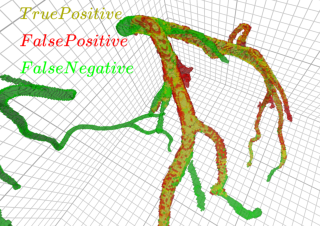

Source code (Python):
import numpy as np
import k3d
from k3d.headless import k3d_remote, get_headless_driver
import pathlib

path = pathlib.Path(__file__).parent.resolve()


def generate():
    plot = k3d.plot(screenshot_scale=1.0, camera_auto_fit=False)
    headless = k3d_remote(plot, get_headless_driver(), width=320, height=226)

    data = np.load(str(path) + '/assets/segmentations.npz')

    voxels_classic = (data['seg'] + data['GT'] * 2).astype(np.uint8)
    bbox = [
        0, data['seg'].shape[2] * data['spacing'][0],
        0, data['seg'].shape[1] * data['spacing'][1],
        0, data['seg'].shape[0] * data['spacing'][2],
    ]

    plot += k3d.voxels(voxels_classic, bounds=bbox, color_map=(0xff0000, 0x00ff00, 0xffff00))

    plot += k3d.text2d('True Positive',
                       position = [0.05, 0.0],
                       reference_point='lt',
                       size=1.0,
                       color=0xaaaa00)

    plot += k3d.text2d('False Positive',
                       position = [0.05, 0.20],
                       reference_point='lt',
                       size=1.0,
                       color=0xff0000)

    plot += k3d.text2d('False Negative',
                       position = [0.05, 0.40],
                       reference_point='lt',
                       size=1.0,
                       color=0x00ff00)

    plot.camera = [
        149.62, 71.26, 146.03,
        112.18, 111.05, 73.53,
        -0.52, 0.55, 0.64
    ]

    headless.sync(hold_until_refreshed=True)


    screenshot = headless.get_screenshot()
    headless.close()

    return screenshot
